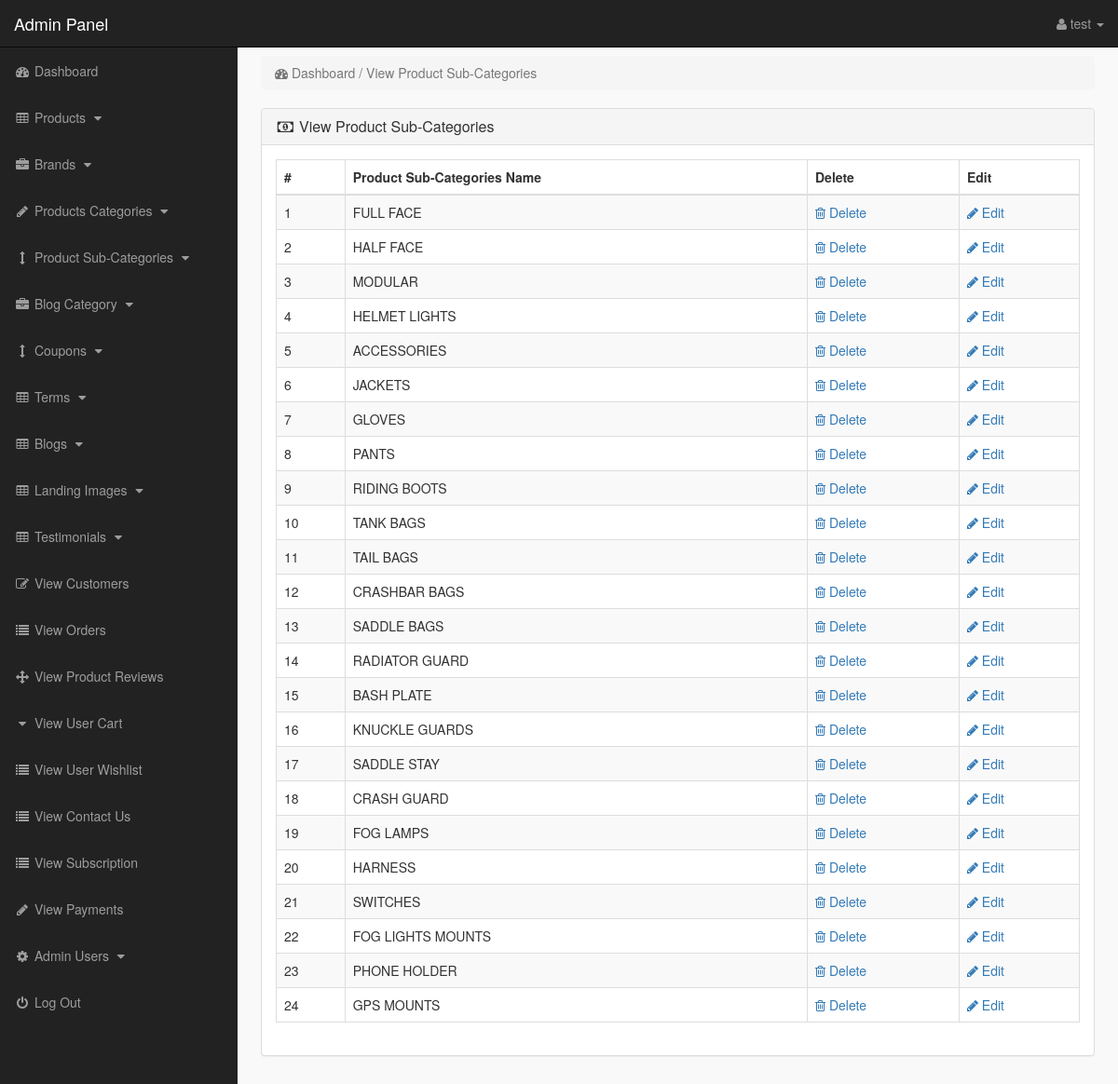
Screenshot of /admin_area/index?view_cats (signed in) with the database file from the repository.
### tables this page shows
CREATE TABLE `categories` (
  `cat_id` int(10) NOT NULL,
  `p_cat_id` int(11) NOT NULL,
  `cat_title` text NOT NULL,
  `cat_top` text NOT NULL
);

### admin_area/view_cats.php (the view)
<?php
if(!isset($_SESSION['admin_email'])){
echo "<script>window.open('login','_self')</script>";
}
else {
?>
<div class="row" >
<div class="col-lg-12" >
<ol class="breadcrumb" >
<li class="active" >
<i class="fa fa-dashboard" ></i> Dashboard / View Product Sub-Categories
</li>
</ol>
</div>
</div>
<div class="row" >
<div class="col-lg-12" >
<div class="panel panel-default" >
<div class="panel-heading" >
<h3 class="panel-title" >
<i class="fa fa-money fa-fw"></i> View Product Sub-Categories
</h3>
</div>
<div class="panel-body" >
<div class="table-responsive" >
<table class="table table-bordered table-hover table-striped" >
<thead>
<tr>
<th>#</th>
<th>Product Sub-Categories Name</th>
<th>Delete</th>
<th>Edit</th>
</tr>
</thead>
<tbody>
<?php
$i=0;
$get_cats = "select * from categories";
$run_cats = mysqli_query($con,$get_cats);
while($row_cats = mysqli_fetch_array($run_cats)){
$cat_id = $row_cats['cat_id'];
$cat_title = $row_cats['cat_title'];
$i++;
?>
<tr>
<td><?php echo $i; ?></td>
<td><?php echo $cat_title; ?></td>
<td>
<a href="index?delete_cat=<?php echo $cat_id; ?>" >
<i class="fa fa-trash-o" ></i> Delete
</a>
</td>
<td>
<a href="index?edit_cat=<?php echo $cat_id; ?>" >
<i class="fa fa-pencil" ></i> Edit
</a>
</td>
</tr>
<?php } ?>
</tbody>
</table>
</div>
</div>
</div>
</div>
</div>
<?php } ?>

### admin_area/includes/sidebar.php (shortened to what this page needs)
<?php
if (!isset($_SESSION['admin_email'])) {
    echo "<script>window.open('login','_self')</script>";
} else {
?>
    <nav class="navbar navbar-inverse navbar-fixed-top">
        <div class="navbar-header">
            <a class="navbar-brand" href="index?dashboard">Admin Panel</a>
        </div>
        <ul class="nav navbar-right top-nav">
            <li class="dropdown">
                <a href="#" class="dropdown-toggle" data-toggle="dropdown">
                    <i class="fa fa-user"></i>
                    <?php echo $admin_name; ?> <b class="caret"></b>
                </a>
            </li>
        </ul>
        <div class="collapse navbar-collapse navbar-ex1-collapse">
            <ul class="nav navbar-nav side-nav">
                <li>
                    <a href="index?dashboard">
                        <i class="fa fa-fw fa-dashboard"></i> Dashboard
                    </a>
                </li>
                <li>
                    <a href="#" data-toggle="collapse" data-target="#products">
                        <i class="fa fa-fw fa-table"></i> Products
                        <i class="fa fa-fw fa-caret-down"></i>
                    </a>
                </li>
                <li>
                    <a href="#" data-toggle="collapse" data-target="#manufacturers">
                        <i class="fa fa-fw fa-briefcase"></i> Brands
                        <i class="fa fa-fw fa-caret-down"></i>
                    </a>
                </li>
                <li>
                    <a href="#" data-toggle="collapse" data-target="#p_cat">
                        <i class="fa fa-fw fa-pencil"></i> Products Categories
                        <i class="fa fa-fw fa-caret-down"></i>
                    </a>
                </li>
                <li>
                    <a href="#" data-toggle="collapse" data-target="#cat">
                        <i class="fa fa-fw fa-arrows-v"></i> Product Sub-Categories
                        <i class="fa fa-fw fa-caret-down"></i>
                    </a>
                </li>
                <li>
                    <a href="#" data-toggle="collapse" data-target="#blog_category">
                        <i class="fa fa-fw fa-briefcase"></i> Blog Category
                        <i class="fa fa-fw fa-caret-down"></i>
                    </a>
                </li>
                <li>
                    <a href="#" data-toggle="collapse" data-target="#coupons">
                        <i class="fa fa-fw fa-arrows-v"></i> Coupons
                        <i class="fa fa-fw fa-caret-down"></i>
                    </a>
                </li>
                <li>
                    <a href="#" data-toggle="collapse" data-target="#terms">
                        <i class="fa fa-fw fa-table"></i> Terms
                        <i class="fa fa-fw fa-caret-down"></i>
                    </a>
                </li>
                <li>
                    <a href="#" data-toggle="collapse" data-target="#blogs">
                        <i class="fa fa-fw fa-table"></i> Blogs
                        <i class="fa fa-fw fa-caret-down"></i>
                    </a>
                </li>
                <li>
                    <a href="#" data-toggle="collapse" data-target="#landing_images">
                        <i class="fa fa-fw fa-table"></i> Landing Images
                        <i class="fa fa-fw fa-caret-down"></i>
                    </a>
                </li>
                <li>
                    <a href="#" data-toggle="collapse" data-target="#testimonials">
                        <i class="fa fa-fw fa-table"></i> Testimonials
                        <i class="fa fa-fw fa-caret-down"></i>
                    </a>
                </li>
                <li>
                    <a href="index?view_customers">
                        <i class="fa fa-fw fa-edit"></i> View Customers
                    </a>
                </li>
                <li>
                    <a href="index?view_orders">
                        <i class="fa fa-fw fa-list"></i> View Orders
                    </a>
                </li>
                <li>
                    <a href="index?view_product_reviews">
                        <i class="fa fa-fw fa-arrows"></i> View Product Reviews
                    </a>
                </li>
                <li>
                    <a href="index?view_user_cart">
                        <i class="fa fa-fw fa-caret-down"></i> View User Cart
                    </a>
                </li>
                <li>
                    <a href="index?view_user_wishlist">
                        <i class="fa fa-fw fa-list"></i> View User Wishlist
                    </a>
                </li>
                <li>
                    <a href="index?view_contact_us">
                        <i class="fa fa-fw fa-list"></i> View Contact Us
                    </a>
                </li>
                <li>
                    <a href="index?view_subscription">
                        <i class="fa fa-fw fa-list"></i> View Subscription
                    </a>
                </li>
                <li>
                    <a href="index?view_payments">
                        <i class="fa fa-fw fa-pencil"></i> View Payments
                    </a>
                </li>
                <li>
                    <a href="#" data-toggle="collapse" data-target="#users">
                        <i class="fa fa-fw fa-gear"></i> Admin Users
                        <i class="fa fa-fw fa-caret-down"></i>
                    </a>
                </li>
                <li>
                    <a href="logout">
                        <i class="fa fa-fw fa-power-off"></i> Log Out
                    </a>
                </li>
            </ul>
        </div>
    </nav>
<?php } ?>

### admin_area/css/style.css (style rules this page uses)
body { margin-top:100px; }
@media (min-width: 768px) { body { margin-top:50px; } }
.top-nav { padding:0 15px; }
.top-nav>li { display:inline-block; float:left; }
.top-nav>li>a { padding-top:15px; padding-bottom:15px; line-height:20px; color:#999; }
@media (min-width: 768px) { .side-nav { position:fixed; top:51px; width:255px; border-radius:0; overflow-y:auto; background-color: #222; bottom:0; overflow-x:hidden; padding-bottom:40px; } }
@media (min-width: 768px) { .side-nav>li>a { width:255px; } }
.panel-body { border-radius:5px; }

### rows the page displays
categories: cat_title "FULL FACE"
categories: cat_title "HALF FACE"
categories: cat_title "MODULAR"
categories: cat_title "HELMET LIGHTS"
categories: cat_title "ACCESSORIES"
categories: cat_title "JACKETS"
categories: cat_title "GLOVES"
categories: cat_title "PANTS"
categories: cat_title "RIDING BOOTS"
categories: cat_title "TANK BAGS"
categories: cat_title "TAIL BAGS"
categories: cat_title "CRASHBAR BAGS"
categories: cat_title "SADDLE BAGS"
categories: cat_title "RADIATOR GUARD"
categories: cat_title "BASH PLATE"
categories: cat_title "KNUCKLE GUARDS"
categories: cat_title "SADDLE STAY"
categories: cat_title "CRASH GUARD"
categories: cat_title "FOG LAMPS"
categories: cat_title "HARNESS"
categories: cat_title "SWITCHES"
categories: cat_title "FOG LIGHTS MOUNTS"
categories: cat_title "PHONE HOLDER"
categories: cat_title "GPS MOUNTS"

### other values shown
$admin_name "test"
